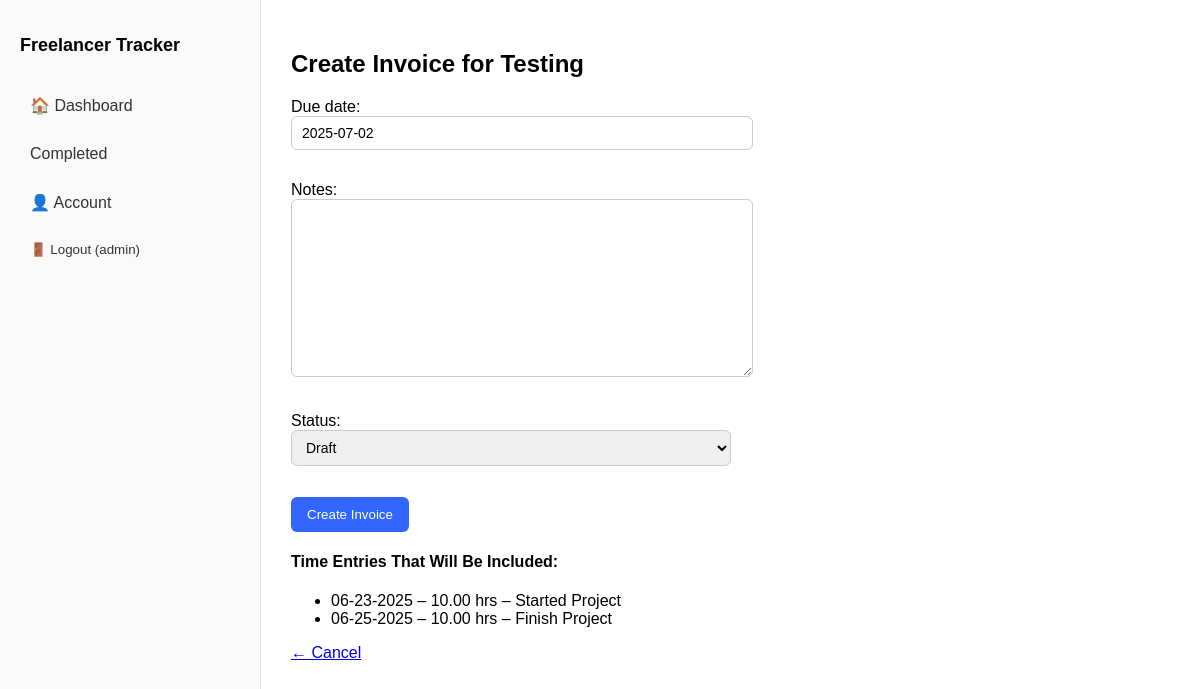
/project/5/invoices/create/ (signed in), run on the app's committed database.
### tracker/models.py (models this page shows, shortened)
class Project(models.Model):
    BILLING_CHOICES = [
        ('hourly', 'Hourly Rate'),
        ('fixed', 'Fixed Rate'),
    ]
    user = models.ForeignKey(User, on_delete=models.CASCADE)
    name = models.CharField(max_length=100)
    client_name = models.CharField(max_length=100, default="")
    client_email = models.EmailField(default="")
    client_phone = models.CharField(max_length=100, default="")
    client_address = models.CharField(max_length=100, default="")
    billing_type = models.CharField(max_length=10, choices=BILLING_CHOICES, default='hourly')
    hourly_rate = models.DecimalField(max_digits=6, decimal_places=2, null=True, blank=True)
    fixed_rate = models.DecimalField(max_digits=8, decimal_places=2, null=True, blank=True)
    start_date = models.DateField(default=now)
    is_active = models.BooleanField(default=True)

class TimeEntry(models.Model):
    project = models.ForeignKey(Project, on_delete=models.CASCADE)
    start_time = models.DateTimeField(null=True, blank=True)
    end_time = models.DateTimeField(null=True, blank=True)
    manual_hours = models.DecimalField(max_digits=5, decimal_places=2, null=True, blank=True)
    description = models.TextField(blank=True)
    created_at = models.DateTimeField(auto_now_add=True)
    is_running = models.BooleanField(default=False)
    def total_hours(self):
        if self.manual_hours:
            return self.manual_hours
        elif self.start_time and self.end_time:
            duration = self.end_time - self.start_time
            hours = Decimal(duration.total_seconds() / 3600).quantize(Decimal("0.01"), rounding=ROUND_HALF_UP)
            return hours
        return 0

### tracker/views.py (the view)
# urls.py: path('project/<int:project_id>/invoices/create/', views.create_invoice_project_view, name='create_invoice'),
@login_required
def create_invoice_project_view(request, project_id):
    project = get_object_or_404(Project, id=project_id, user=request.user)
    time_entries = TimeEntry.objects.filter(project=project)
    if request.method == 'POST':
        form = InvoiceForm(request.POST)
        if form.is_valid():
            invoice = form.save(commit=False)
            invoice.project = project
            invoice.total_hours = sum(te.total_hours() for te in time_entries)
            if invoice.project.billing_type == 'hourly':
                hourly_rate = invoice.project.hourly_rate or Decimal('0.00')
                invoice.total_amount = invoice.total_hours * hourly_rate
            else:
                hourly_rate = invoice.project.fixed_rate or Decimal('0.00')
                invoice.total_amount = hourly_rate
            invoice.save()
            invoice.save()
            return redirect('invoice_detail', invoice.id)
    else:
        form = InvoiceForm()
    return render(request, 'create_invoice.html', {
        'form': form,
        'project': project,
        'time_entries': time_entries
    })

### tracker/forms.py
class InvoiceForm(forms.ModelForm):
    class Meta:
        model = Invoice
        fields = ['due_date', 'notes', 'status']

### tracker/models.py (called while the page is built)
def get_future_date():
    return date.today() + timedelta(days=7)

### tracker/Templates/create_invoice.html (shortened to what this page needs)
{% extends 'base.html' %}
{% block content %}
<h2>Create Invoice for {{ project.name }}</h2>
<form method="post">
    {{ form.as_p }}
    <button type="submit">Create Invoice</button>
</form>
<h4>Time Entries That Will Be Included:</h4>
<ul>
    {% for entry in time_entries %}
        <li>{{ entry.start_time|default:entry.created_at|date:"m-d-Y" }} – {{ entry.total_hours }} hrs – {{ entry.description|default:"No description" }}</li>
    {% endfor %}
</ul>
<a href="{% url 'project_invoices' project.id %}">← Cancel</a>
{% endblock %}

### tracker/Templates/base.html (shortened to what this page needs)
<!DOCTYPE html>
<html lang="en">
{% load static %}
<head>
</head>
<body>
    <div class="dashboard-container">
        <div class="sidebar">
            <h2>Freelancer Tracker</h2>
            <nav>
                <a href="{% url 'dashboard' %}">🏠 Dashboard</a>
                <a href="{% url 'completed' %}"> Completed </a>
                <a href="{% url 'account' %}">👤 Account</a>
            </nav>
            {% if user.is_authenticated %}
            <form action="{% url 'logoutTemp' %}" method="post">
                <button type="submit">🚪 Logout ({{ user.username }})</button>
            </form>
            {% endif %}
        </div>
        <div class="main-panel">
            {% block content %}{% endblock %}
        </div>
    </div>
</body>
</html>

### tracker/Templates/base.html (style rules this page uses)
body { margin: 0; font-family: sans-serif; }
.dashboard-container { display: flex; min-height: 100vh; }
.sidebar { width: 220px; padding: 20px; background-color: #f9f9f9; border-right: 1px solid #ddd; }
.sidebar h2 { font-size: 18px; margin-bottom: 30px; }
.sidebar nav a, .sidebar form button { display: block; width: 100%; padding: 10px; text-align: left; text-decoration: none; color: #333; margin-bottom: 10px; border: none; background: none; cursor: pointer; border-radius: 6px; }
.main-panel { flex: 0.5; padding: 30px; }
form input, form select, form textarea { width: 100%; padding: 8px 10px; border: 1px solid #ccc; border-radius: 6px; font-size: 14px; margin-bottom: 15px; }
form button { background-color: #3366ff; color: white; padding: 10px 16px; border: none; border-radius: 6px; cursor: pointer; }

### data on the page
Project: name "Testing"
TimeEntry: start_time "06-23-2025", total_hours "10.00", description "Started Project"
TimeEntry: start_time "06-25-2025", total_hours "10.00", description "Finish Project"

### other printed values
{{ user.username }} "admin"
